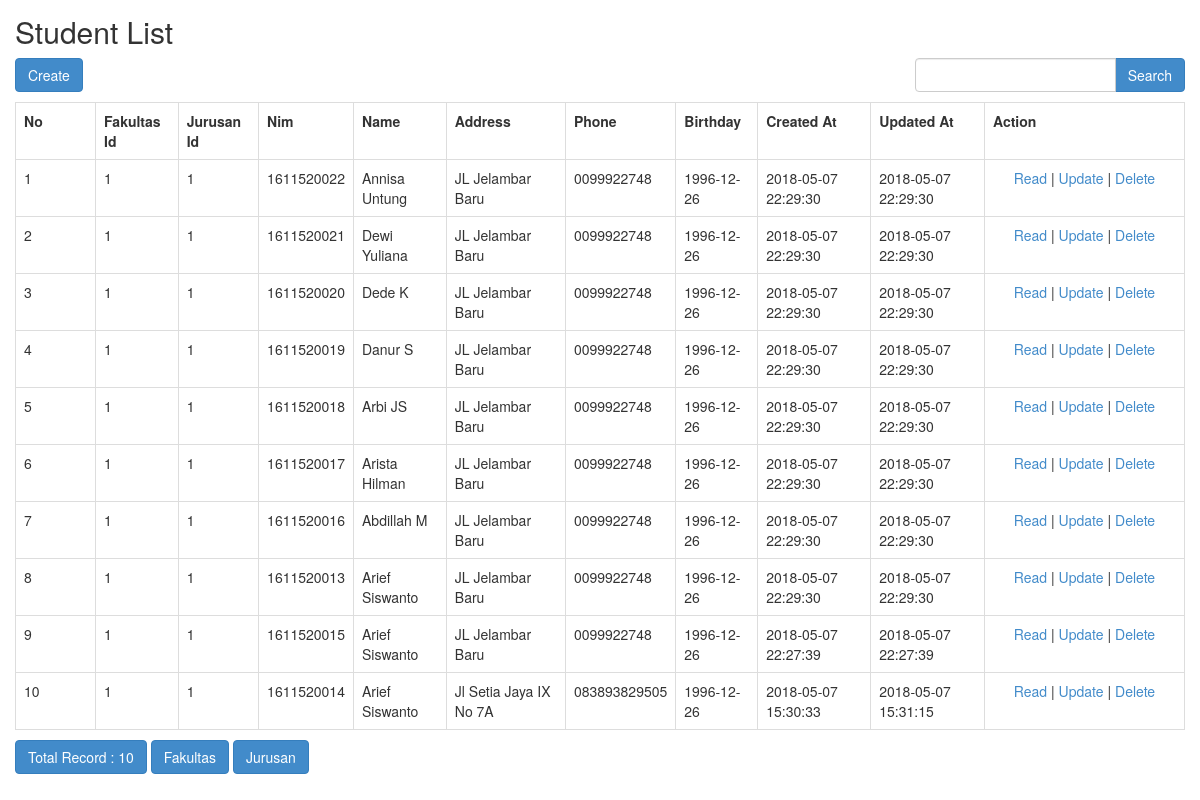
The page /index.php/student on the database its author committed.
### tables this page shows
CREATE TABLE `student` (
  `id` int(11) NOT NULL AUTO_INCREMENT,
  `fakultas_id` int(11) NOT NULL,
  `jurusan_id` int(11) NOT NULL,
  `nim` int(11) NOT NULL,
  `name` varchar(100) NOT NULL,
  `address` varchar(500) NOT NULL,
  `phone` varchar(15) NOT NULL,
  `birthday` date NOT NULL,
  `created_at` datetime DEFAULT CURRENT_TIMESTAMP,
  `updated_at` datetime DEFAULT CURRENT_TIMESTAMP ON UPDATE CURRENT_TIMESTAMP,
  PRIMARY KEY (`id`),
  UNIQUE KEY `nim` (`nim`),
  KEY `fakultas_id` (`fakultas_id`,`jurusan_id`),
  KEY `jurusan_id` (`jurusan_id`),
  CONSTRAINT `student_ibfk_1` FOREIGN KEY (`jurusan_id`) REFERENCES `jurusan` (`id`),
  CONSTRAINT `student_ibfk_2` FOREIGN KEY (`fakultas_id`) REFERENCES `fakultas` (`id`)
);

### application/controllers/Student.php (called while the page is built, shortened)
<?php
class Student extends CI_Controller
{
    function __construct()
    {
        $this->load->model('Student_model');
        $this->load->library('form_validation');
    }
    public function index()
    {
        $q = urldecode($this->input->get('q', TRUE));
        $start = intval($this->input->get('start'));
        if ($q <> '') {
            $config['base_url'] = base_url() . 'student/index.html?q=' . urlencode($q);
            $config['first_url'] = base_url() . 'student/index.html?q=' . urlencode($q);
        } else {
            $config['base_url'] = base_url() . 'student/index.html';
            $config['first_url'] = base_url() . 'student/index.html';
        }
        $config['per_page'] = 10;
        $config['page_query_string'] = TRUE;
        $config['total_rows'] = $this->Student_model->total_rows($q);
        $student = $this->Student_model->get_limit_data($config['per_page'], $start, $q);
        $this->load->library('pagination');
        $this->pagination->initialize($config);
        $data = array(
            'student_data' => $student,
            'q' => $q,
            'pagination' => $this->pagination->create_links(),
            'total_rows' => $config['total_rows'],
            'start' => $start,
        );
        $this->load->view('student/student_list', $data);
    }
}

### index.php (called while the page is built, shortened)
<?php
require_once BASEPATH.'core/CodeIgniter.php';

### application/config/config.php (called while the page is built, shortened)
<?php
$config['base_url'] = '';
$config['index_page'] = '';
$config['uri_protocol']	= 'REQUEST_URI';
$config['url_suffix'] = '.html';
$config['language']	= 'english';
$config['charset'] = 'UTF-8';
$config['enable_hooks'] = FALSE;
$config['subclass_prefix'] = 'MY_';
$config['composer_autoload'] = FALSE;
$config['permitted_uri_chars'] = 'a-z 0-9~%.:_\-';
$config['enable_query_strings'] = FALSE;
$config['controller_trigger'] = 'c';
$config['function_trigger'] = 'm';
$config['directory_trigger'] = 'd';
$config['allow_get_array'] = TRUE;
$config['log_threshold'] = 0;
$config['log_path'] = '';
$config['log_file_extension'] = '';
$config['log_file_permissions'] = 0644;
$config['log_date_format'] = 'Y-m-d H:i:s';
$config['error_views_path'] = '';
$config['cache_path'] = '';
$config['cache_query_string'] = FALSE;
$config['encryption_key'] = 'harviacode';
$config['sess_driver'] = 'files';
$config['sess_cookie_name'] = 'ci_session';
$config['sess_expiration'] = 7200;
$config['sess_save_path'] = NULL;
$config['sess_match_ip'] = FALSE;
$config['sess_time_to_update'] = 300;
$config['sess_regenerate_destroy'] = FALSE;
$config['cookie_prefix']	= '';
$config['cookie_domain']	= '';
$config['cookie_path']		= '/';
$config['cookie_secure']	= FALSE;
$config['cookie_httponly'] 	= FALSE;
$config['standardize_newlines'] = FALSE;
$config['global_xss_filtering'] = FALSE;
$config['csrf_protection'] = FALSE;
$config['csrf_token_name'] = 'csrf_test_name';
$config['csrf_cookie_name'] = 'csrf_cookie_name';
$config['csrf_expire'] = 7200;
$config['csrf_regenerate'] = TRUE;
$config['csrf_exclude_uris'] = array();
$config['compress_output'] = FALSE;
$config['time_reference'] = 'local';
$config['rewrite_short_tags'] = FALSE;
$config['proxy_ips'] = '';

### application/models/Student_model.php (called while the page is built, shortened)
<?php
class Student_model extends CI_Model
{
    public $table = 'student';
    public $id = 'id';
    public $order = 'DESC';
    function total_rows($q = NULL) {
        $this->db->like('id', $q);
	$this->db->or_like('fakultas_id', $q);
	$this->db->or_like('jurusan_id', $q);
	$this->db->or_like('nim', $q);
	$this->db->or_like('name', $q);
	$this->db->or_like('address', $q);
	$this->db->or_like('phone', $q);
	$this->db->or_like('birthday', $q);
	$this->db->or_like('created_at', $q);
	$this->db->or_like('updated_at', $q);
	$this->db->from($this->table);
        return $this->db->count_all_results();
    }
    function get_limit_data($limit, $start = 0, $q = NULL) {
        $this->db->order_by($this->id, $this->order);
        $this->db->like('id', $q);
	$this->db->or_like('fakultas_id', $q);
	$this->db->or_like('jurusan_id', $q);
	$this->db->or_like('nim', $q);
	$this->db->or_like('name', $q);
	$this->db->or_like('address', $q);
	$this->db->or_like('phone', $q);
	$this->db->or_like('birthday', $q);
	$this->db->or_like('created_at', $q);
	$this->db->or_like('updated_at', $q);
	$this->db->limit($limit, $start);
        return $this->db->get($this->table)->result();
    }
}

### application/views/student/student_list.php (the view, shortened to what this page needs)
<!doctype html>
<html>
    <head>
        <link rel="stylesheet" href="<?php echo base_url('assets/bootstrap/css/bootstrap.min.css') ?>"/>
    </head>
    <body>
        <h2 style="margin-top:0px">Student List</h2>
        <div class="row" style="margin-bottom: 10px">
            <div class="col-md-4">
                <?php echo anchor(site_url('student/create'),'Create', 'class="btn btn-primary"'); ?>
            </div>
            <div class="col-md-4 text-center">
            </div>
            <div class="col-md-1 text-right">
            </div>
            <div class="col-md-3 text-right">
                <form action="<?php echo site_url('student/index'); ?>" class="form-inline" method="get">
                    <div class="input-group">
                        <input type="text" class="form-control" name="q" value="<?php echo $q; ?>">
                        <span class="input-group-btn">
                          <button class="btn btn-primary" type="submit">Search</button>
                        </span>
                    </div>
                </form>
            </div>
        </div>
        <table class="table table-bordered" style="margin-bottom: 10px">
            <tr>
                <th>No</th>
		<th>Fakultas Id</th>
		<th>Jurusan Id</th>
		<th>Nim</th>
		<th>Name</th>
		<th>Address</th>
		<th>Phone</th>
		<th>Birthday</th>
		<th>Created At</th>
		<th>Updated At</th>
		<th>Action</th>
            </tr><?php
            foreach ($student_data as $student)
            {
                ?>
                <tr>
			<td width="80px"><?php echo ++$start ?></td>
			<td><?php echo $student->fakultas_id ?></td>
			<td><?php echo $student->jurusan_id ?></td>
			<td><?php echo $student->nim ?></td>
			<td><?php echo $student->name ?></td>
			<td><?php echo $student->address ?></td>
			<td><?php echo $student->phone ?></td>
			<td><?php echo $student->birthday ?></td>
			<td><?php echo $student->created_at ?></td>
			<td><?php echo $student->updated_at ?></td>
			<td style="text-align:center" width="200px">
				<?php
				echo anchor(site_url('student/read/'.$student->id),'Read');
				echo ' | ';
				echo anchor(site_url('student/update/'.$student->id),'Update');
				echo ' | ';
				echo anchor(site_url('student/delete/'.$student->id),'Delete','onclick="javasciprt: return confirm(\'Are You Sure ?\')"');
				?>
			</td>
		</tr>
                <?php
            }
            ?>
        </table>
        <div class="row">
            <div class="col-md-6">
                <a href="#" class="btn btn-primary">Total Record : <?php echo $total_rows ?></a>
				<a href="/qwerty/fakultas/" class="btn btn-primary">Fakultas</a>
				<a href="/qwerty/jurusan/" class="btn btn-primary">Jurusan</a>
	    </div>
            <div class="col-md-6 text-right">
            </div>
        </div>
    </body>
</html>

### application/views/student/student_list.php (style rules this page uses)
body { padding: 15px; }

### rows shown on the page
student: fakultas "1", jurusan "1", nim "1611520022", name "Annisa Untung", address "JL Jelambar Baru", phone "0099922748", birthday "1996-12-26", created_at "2018-05-07 22:29:30", updated_at "2018-05-07 22:29:30", id "Read", id "Update", id "Delete"
student: fakultas "1", jurusan "1", nim "1611520021", name "Dewi Yuliana", address "JL Jelambar Baru", phone "0099922748", birthday "1996-12-26", created_at "2018-05-07 22:29:30", updated_at "2018-05-07 22:29:30", id "Read", id "Update", id "Delete"
student: fakultas "1", jurusan "1", nim "1611520020", name "Dede K", address "JL Jelambar Baru", phone "0099922748", birthday "1996-12-26", created_at "2018-05-07 22:29:30", updated_at "2018-05-07 22:29:30", id "Read", id "Update", id "Delete"
student: fakultas "1", jurusan "1", nim "1611520019", name "Danur S", address "JL Jelambar Baru", phone "0099922748", birthday "1996-12-26", created_at "2018-05-07 22:29:30", updated_at "2018-05-07 22:29:30", id "Read", id "Update", id "Delete"
student: fakultas "1", jurusan "1", nim "1611520018", name "Arbi JS", address "JL Jelambar Baru", phone "0099922748", birthday "1996-12-26", created_at "2018-05-07 22:29:30", updated_at "2018-05-07 22:29:30", id "Read", id "Update", id "Delete"
student: fakultas "1", jurusan "1", nim "1611520017", name "Arista Hilman", address "JL Jelambar Baru", phone "0099922748", birthday "1996-12-26", created_at "2018-05-07 22:29:30", updated_at "2018-05-07 22:29:30", id "Read", id "Update", id "Delete"
student: fakultas "1", jurusan "1", nim "1611520016", name "Abdillah M", address "JL Jelambar Baru", phone "0099922748", birthday "1996-12-26", created_at "2018-05-07 22:29:30", updated_at "2018-05-07 22:29:30", id "Read", id "Update", id "Delete"
student: fakultas "1", jurusan "1", nim "1611520013", name "Arief Siswanto", address "JL Jelambar Baru", phone "0099922748", birthday "1996-12-26", created_at "2018-05-07 22:29:30", updated_at "2018-05-07 22:29:30", id "Read", id "Update", id "Delete"
student: fakultas "1", jurusan "1", nim "1611520015", name "Arief Siswanto", address "JL Jelambar Baru", phone "0099922748", birthday "1996-12-26", created_at "2018-05-07 22:27:39", updated_at "2018-05-07 22:27:39", id "Read", id "Update", id "Delete"
student: fakultas "1", jurusan "1", nim "1611520014", name "Arief Siswanto", address "Jl Setia Jaya IX No 7A", phone "083893829505", birthday "1996-12-26", created_at "2018-05-07 15:30:33", updated_at "2018-05-07 15:31:15", id "Read", id "Update", id "Delete"

### other values the page prints
anchor(site_url('student/create'),'Create', 'class="btn btn-primary"') "Create"
$total_rows "10"
